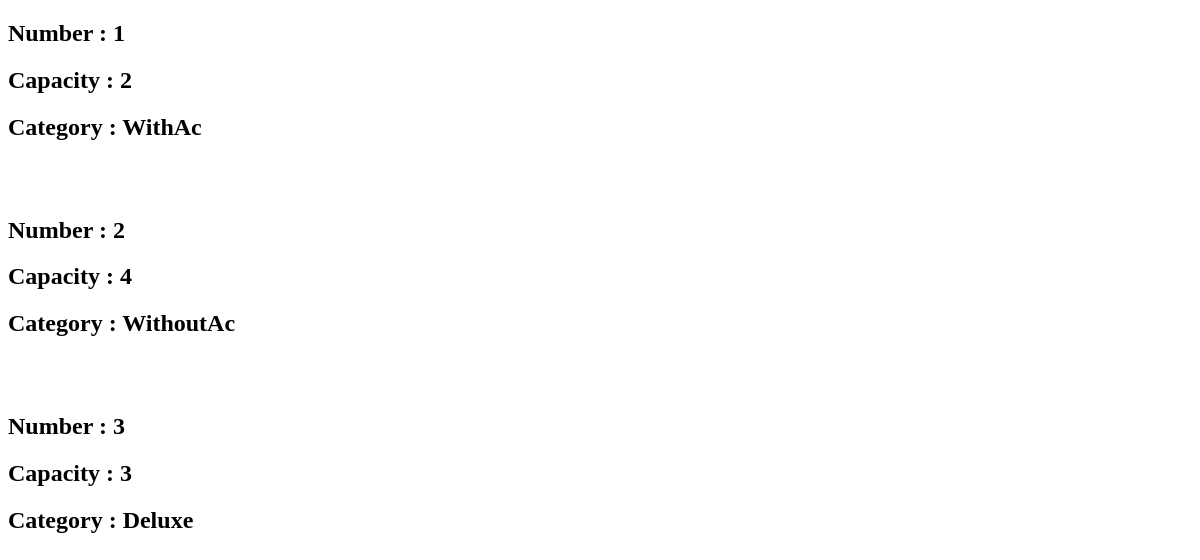
The app's page /book_now/, older data.
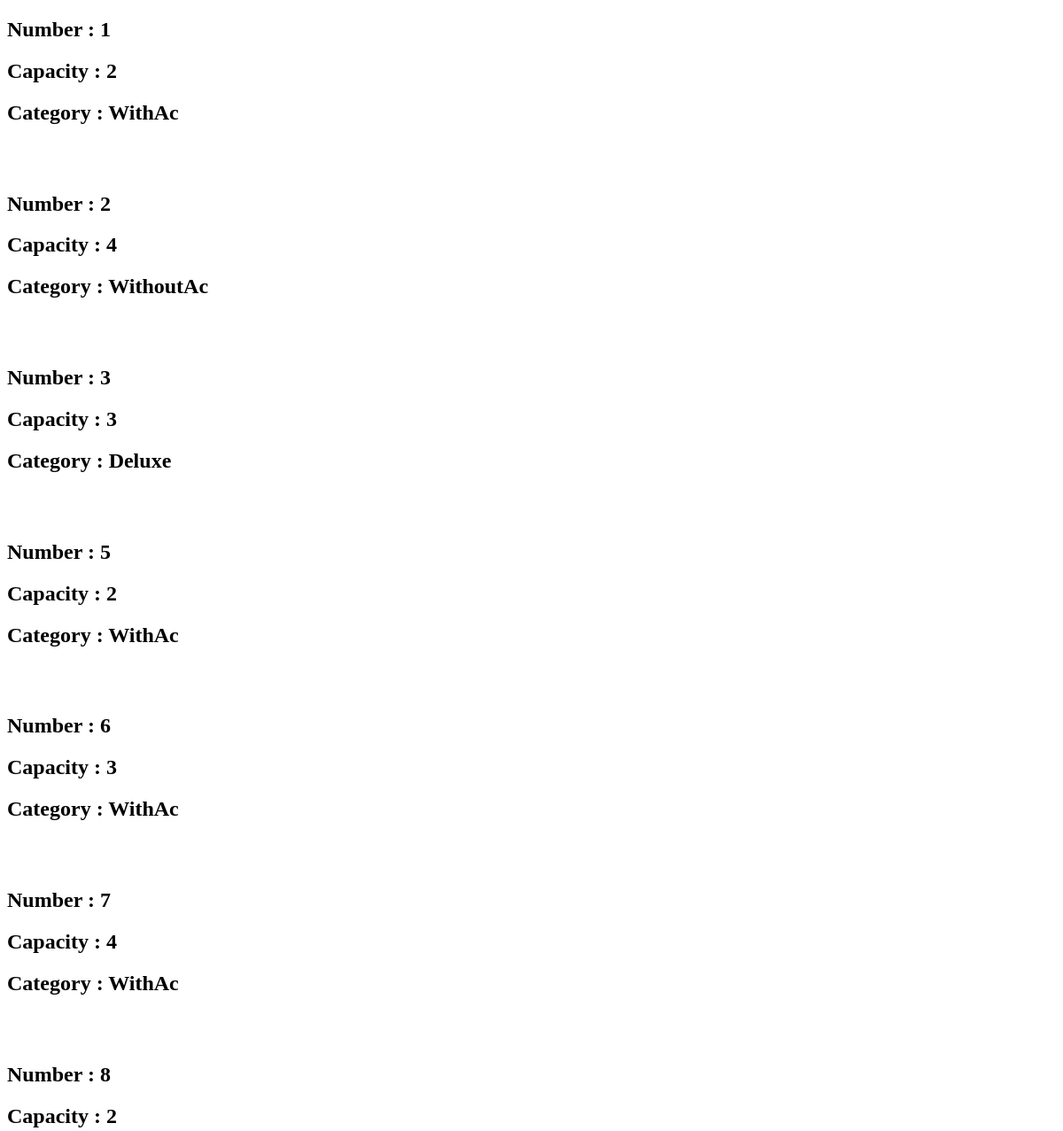
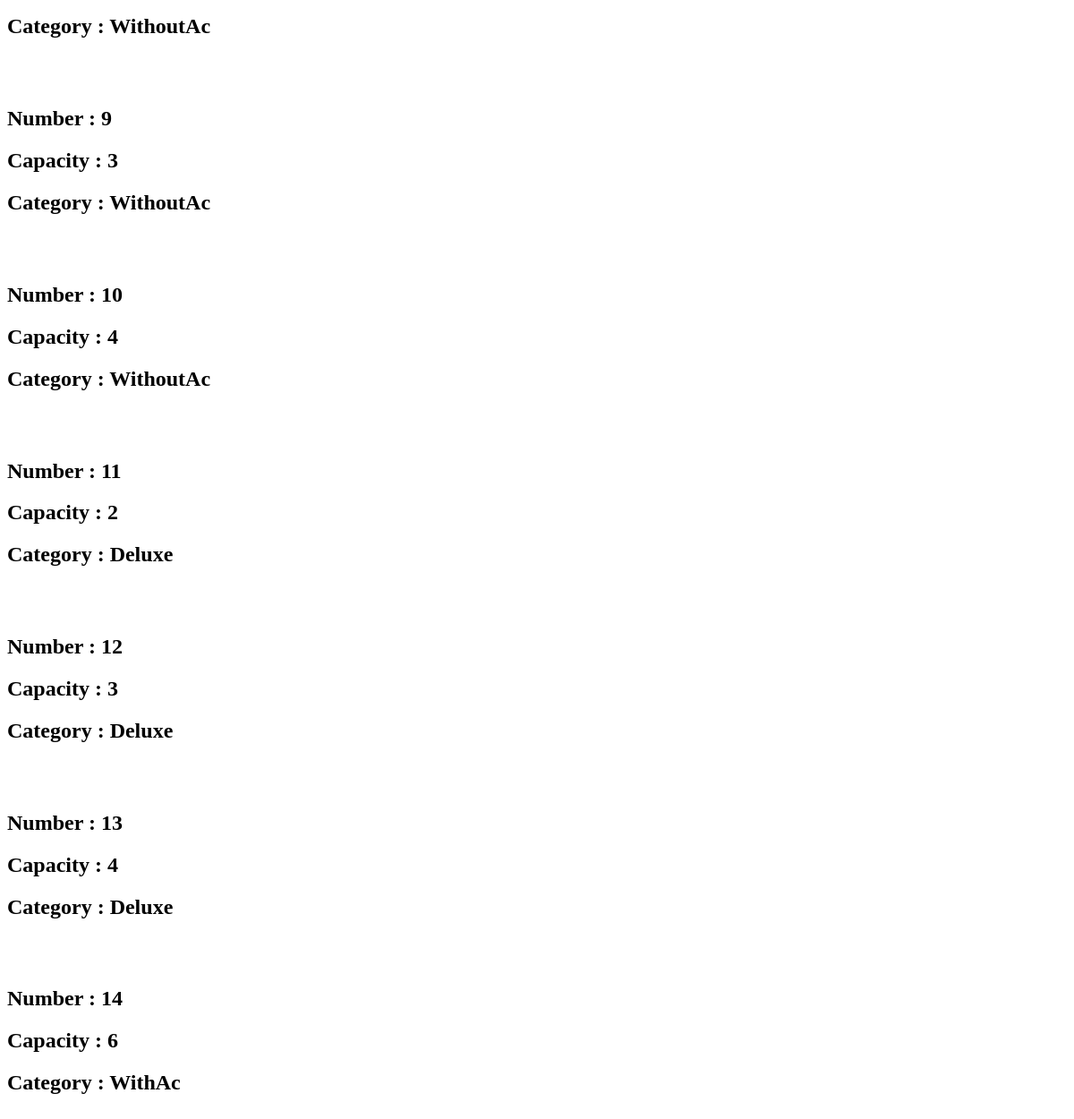
The same page, newer data (2 pictures, top to bottom).
### HMS_APP/models.py (models this page shows, shortened)
class Room(models.Model) :
    ROOM_CATEGORIES = (
        ('WithAc', 'AC'),
        ('WithoutAc', 'NON-AC'),
        ('Deluxe', 'DELUXE'),
    )
    number = models.IntegerField()
    category = models.CharField(max_length = 10, choices=ROOM_CATEGORIES)
    capacity = models.IntegerField()

### HMS_APP/views.py (the view)
# urls.py: path('book_now/', views.showDetails, name = "showDetails"),
def showDetails(request):
    RoomDetails = Room.objects.all()
    context = {'roomDetails' : RoomDetails}
    return render(request, 'details.html', context)

### templates/details.html (shortened to what this page needs)
<!DOCTYPE html>
<html lang="en">
<head>
</head>
<body>
 {% for rooms in roomDetails %}
  <a href = "{% url 'BookSelection' number=rooms.number %}">
  <h2> Number : {{rooms.number }}</h2>
  <h2> Capacity : {{rooms.capacity }}</h2>
  <h2> Category : {{rooms.category }}</h2>
  <br>
  <br>
    {%endfor%}
  </a>
</body>
</html>

### templates/details.html (style rules this page uses)
a { text-decoration : none; color : black; }

Row changes from the older to the newer data that the page shows:
added Room: number "5", capacity "2", category "WithAc"
added Room: number "6", capacity "3", category "WithAc"
added Room: number "7", capacity "4", category "WithAc"
added Room: number "8", capacity "2", category "WithoutAc"
added Room: number "9", capacity "3", category "WithoutAc"
added Room: number "10", capacity "4", category "WithoutAc"
added Room: number "11", capacity "2", category "Deluxe"
added Room: number "12", capacity "3", category "Deluxe"
added Room: number "13", capacity "4", category "Deluxe"
added Room: number "14", capacity "6", category "WithAc"
